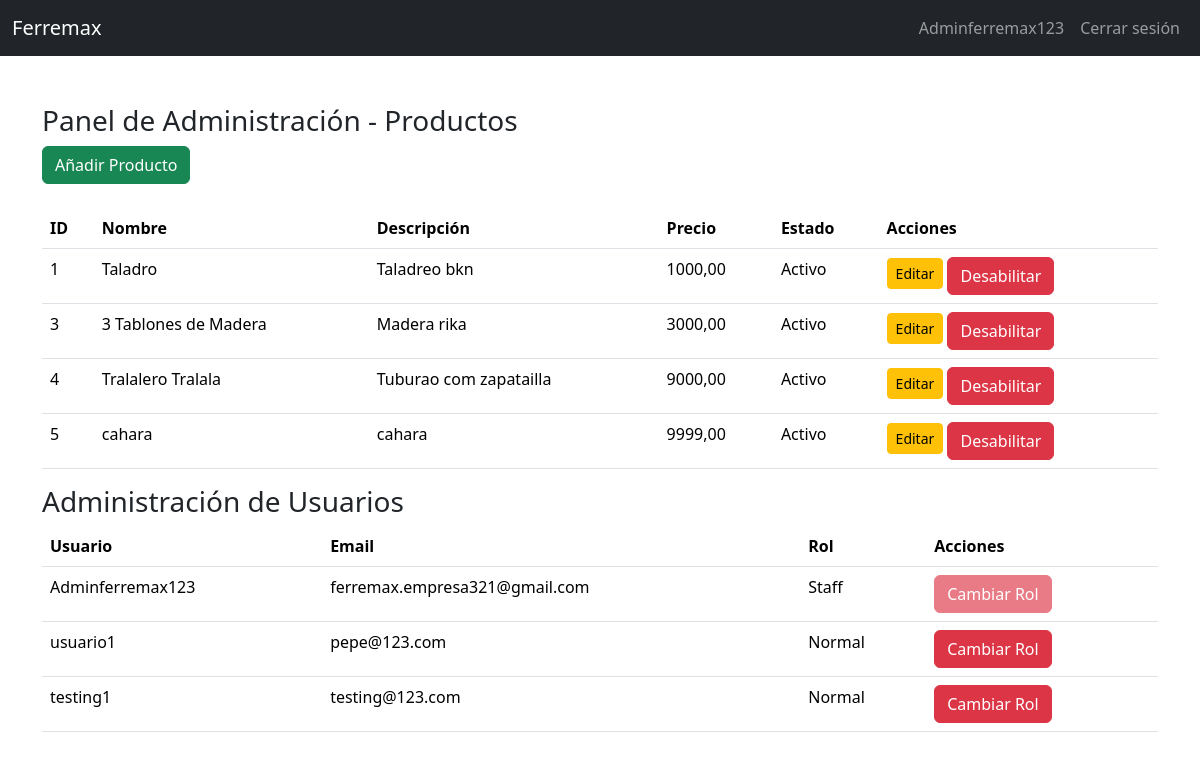
Before: /admin-index/ (signed in) with the older database file.
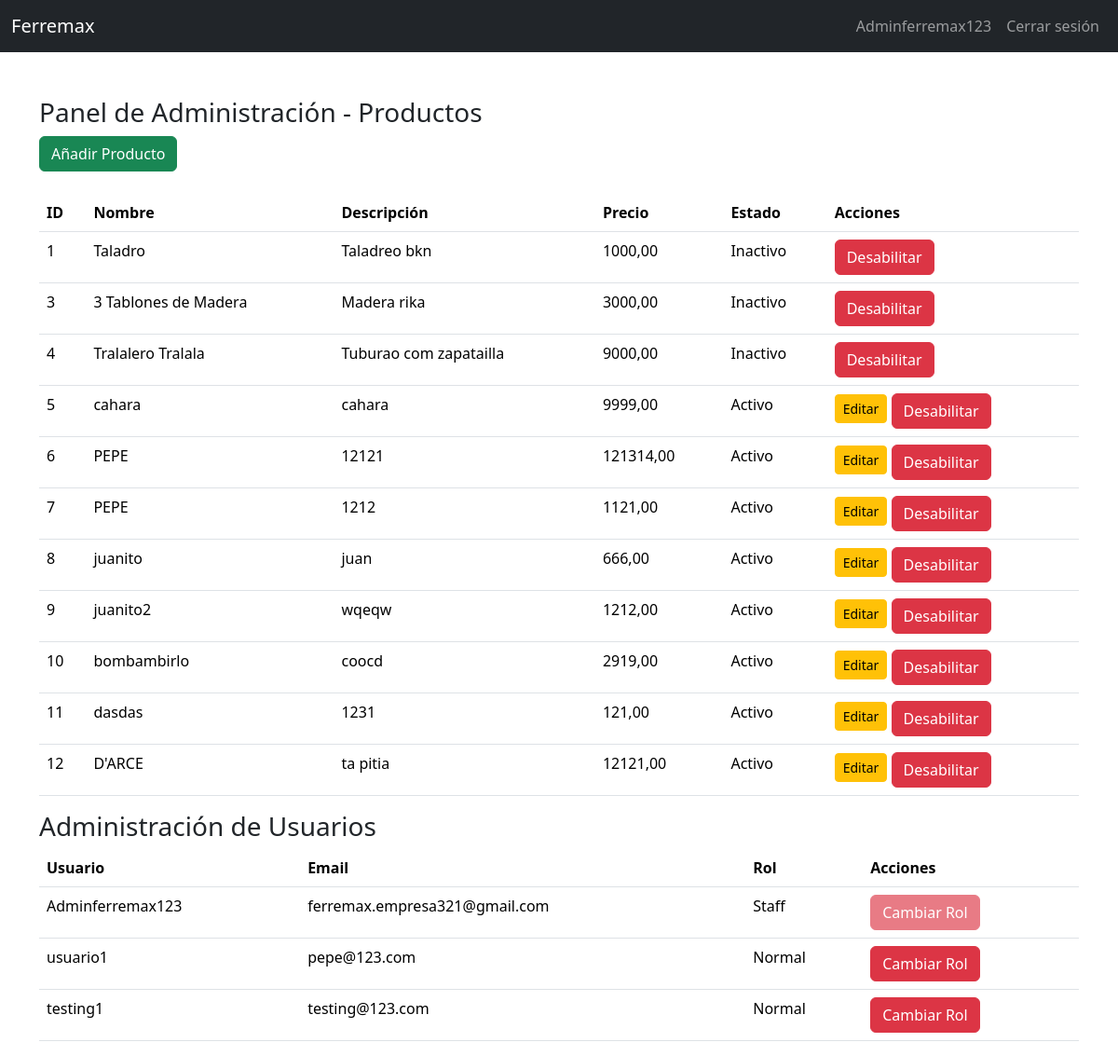
After: the same page with the newer database file.
### home/models.py (models this page shows, shortened)
class Producto(models.Model):
    nombre = models.CharField(max_length=100)
    precio = models.DecimalField(max_digits=10, decimal_places=2)
    descripcion = models.TextField()
    stock = models.IntegerField()
    imagen_url = models.URLField(null=True, blank=True)
    estado = models.BooleanField(default=True)

### admin_crud_rol/views.py (the view)
# urls.py: path('admin-index/', admin_view, name='admin-index'),
@user_passes_test(lambda u: u.is_staff)
def admin_view(request):
    productos = Producto.objects.all()  # Obtener todos los productos
    usuarios = User.objects.all()  # Obtener todos los usuarios
    return render(request, 'admin/admin-index.html', {'productos': productos, 'usuarios': usuarios})

### admin_crud_rol/templates/admin/admin-index.html (shortened to what this page needs)
{% load static %}
<!DOCTYPE html>
<html lang="es">
<head>
    <link href="https://cdn.jsdelivr.net/npm/bootstrap@5.3.5/dist/css/bootstrap.min.css" rel="stylesheet">
</head>
<body>
    {% include 'home/navbar.html' %}
    <div class="container mt-5">
        <h3>Panel de Administración - Productos</h3>
        <button type="button" class="btn btn-success add-product" data-bs-toggle="modal" data-bs-target="#formModal">Añadir Producto</button>
        <table class="table mt-4">
            <thead>
                <tr>
                    <th>ID</th>
                    <th>Nombre</th>
                    <th>Descripción</th>
                    <th>Precio</th>
                    <th>Estado</th>
                    <th>Acciones</th>
                </tr>
            </thead>
            <tbody>
                {% for producto in productos %}
                <tr>
                    <td>{{ producto.id }}</td>
                    <td>{{ producto.nombre }}</td>
                    <td>{{ producto.descripcion }}</td>
                    <td>{{ producto.precio }}</td>
                    <td>{{ producto.estado|yesno:"Activo,Inactivo" }}</td>
                    <td>
                        {% if producto.estado %}
                            <a href="/editar_producto/{{ producto.id }}/" class="btn btn-warning btn-sm mb-1">
                                 Editar
                            </a>
                        {% endif %}
                        <button type="submit" class="btn btn-danger" onclick="cambiarEstadoProducto({{ producto.id }})">Desabilitar</button>
                    </td>
                </tr>
                {% endfor %}
            </tbody>
        </table>
        <h3>Administración de Usuarios</h3>
        <table class="table">
            <thead>
                <tr>
                    <th>Usuario</th>
                    <th>Email</th>
                    <th>Rol</th>
                    <th>Acciones</th>
                </tr>
            </thead>
            <tbody>
                {% for user in usuarios %}
                <tr>
                    <td>{{ user.username }}</td>
                    <td>{{ user.email }}</td>
                    <td>{{ user.is_staff|yesno:"Staff,Normal" }}</td>
                    <td>
                    <button type="submit" class="btn btn-danger cambiar-rol-btn" data-user-id="{{ user.id }}" onclick="cambiarRol({{ user.id }})">Cambiar Rol</button>
                    </td>
                </tr>
                {% endfor %}
            </tbody>
        </table>
    </div>
<div class="toast-container position-fixed top-0 end-0 p-3">
</div>
<div class="toast-container position-fixed top-0 end-0 p-3">
</div>

### home/templates/home/navbar.html (shortened to what this page needs)
<nav class="navbar navbar-expand-lg navbar-dark bg-dark">
  <div class="container-fluid">
    <a class="navbar-brand" href="/">Ferremax</a>
    <div class="collapse navbar-collapse" id="navbarNav">
      <ul class="navbar-nav ms-auto">
        {% if request.user.is_authenticated %}
          <li class="nav-item">
            <span class="nav-link" id="username">{{ request.user.username }}</span>
          </li>
          <li class="nav-item">
            <form action="{% url 'logout' %}" method="POST">
              <button type="submit" class="nav-link btn btn-link">Cerrar sesión</button>
            </form>
          </li>
        {% endif %}
      </ul>
    </div>
  </div>
</nav>

Changed rows visible on the page:
changed Producto "Taladro": estado "Activo" → "Inactivo"; no longer shows "Editar"
changed Producto "3 Tablones de Madera": estado "Activo" → "Inactivo"; no longer shows "Editar"
changed Producto "Tralalero Tralala": estado "Activo" → "Inactivo"; no longer shows "Editar"
added Producto: id "6", nombre "PEPE", descripcion "12121", precio "121314,00", estado "Activo"
added Producto: id "7", nombre "PEPE", descripcion "1212", precio "1121,00", estado "Activo"
added Producto: id "8", nombre "juanito", descripcion "juan", precio "666,00", estado "Activo"
added Producto: id "9", nombre "juanito2", descripcion "wqeqw", precio "1212,00", estado "Activo"
added Producto: id "10", nombre "bombambirlo", descripcion "coocd", precio "2919,00", estado "Activo"
added Producto: id "11", nombre "dasdas", descripcion "1231", precio "121,00", estado "Activo"
added Producto: id "12", nombre "D'ARCE", descripcion "ta pitia", precio "12121,00", estado "Activo"
